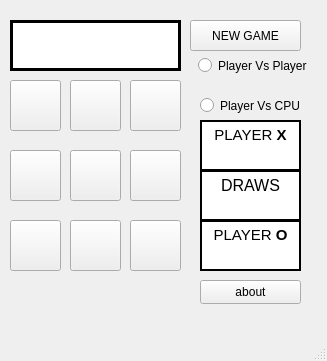
<?xml version="1.0" encoding="UTF-8"?>
<ui version="4.0">
 <class>MainWindow</class>
 <widget class="QMainWindow" name="MainWindow">
  <property name="geometry">
   <rect>
    <x>0</x>
    <y>0</y>
    <width>327</width>
    <height>361</height>
   </rect>
  </property>
  <property name="windowTitle">
   <string>MainWindow</string>
  </property>
  <widget class="QWidget" name="centralwidget">
   <widget class="QPushButton" name="btn_1">
    <property name="geometry">
     <rect>
      <x>10</x>
      <y>80</y>
      <width>51</width>
      <height>51</height>
     </rect>
    </property>
    <property name="sizePolicy">
     <sizepolicy hsizetype="Expanding" vsizetype="Expanding">
      <horstretch>0</horstretch>
      <verstretch>0</verstretch>
     </sizepolicy>
    </property>
    <property name="font">
     <font>
      <pointsize>30</pointsize>
      <bold>true</bold>
     </font>
    </property>
    <property name="text">
     <string/>
    </property>
   </widget>
   <widget class="QPushButton" name="btn_2">
    <property name="geometry">
     <rect>
      <x>70</x>
      <y>80</y>
      <width>51</width>
      <height>51</height>
     </rect>
    </property>
    <property name="sizePolicy">
     <sizepolicy hsizetype="Expanding" vsizetype="Expanding">
      <horstretch>0</horstretch>
      <verstretch>0</verstretch>
     </sizepolicy>
    </property>
    <property name="font">
     <font>
      <pointsize>30</pointsize>
      <bold>true</bold>
     </font>
    </property>
    <property name="text">
     <string/>
    </property>
   </widget>
   <widget class="QPushButton" name="btn_3">
    <property name="geometry">
     <rect>
      <x>130</x>
      <y>80</y>
      <width>51</width>
      <height>51</height>
     </rect>
    </property>
    <property name="sizePolicy">
     <sizepolicy hsizetype="Expanding" vsizetype="Expanding">
      <horstretch>0</horstretch>
      <verstretch>0</verstretch>
     </sizepolicy>
    </property>
    <property name="font">
     <font>
      <pointsize>30</pointsize>
      <bold>true</bold>
     </font>
    </property>
    <property name="text">
     <string/>
    </property>
   </widget>
   <widget class="QPushButton" name="btn_4">
    <property name="geometry">
     <rect>
      <x>10</x>
      <y>150</y>
      <width>51</width>
      <height>51</height>
     </rect>
    </property>
    <property name="sizePolicy">
     <sizepolicy hsizetype="Expanding" vsizetype="Expanding">
      <horstretch>0</horstretch>
      <verstretch>0</verstretch>
     </sizepolicy>
    </property>
    <property name="font">
     <font>
      <pointsize>30</pointsize>
      <bold>true</bold>
     </font>
    </property>
    <property name="text">
     <string/>
    </property>
   </widget>
   <widget class="QPushButton" name="btn_5">
    <property name="geometry">
     <rect>
      <x>70</x>
      <y>150</y>
      <width>51</width>
      <height>51</height>
     </rect>
    </property>
    <property name="sizePolicy">
     <sizepolicy hsizetype="Expanding" vsizetype="Expanding">
      <horstretch>0</horstretch>
      <verstretch>0</verstretch>
     </sizepolicy>
    </property>
    <property name="font">
     <font>
      <pointsize>30</pointsize>
      <bold>true</bold>
     </font>
    </property>
    <property name="text">
     <string/>
    </property>
   </widget>
   <widget class="QPushButton" name="btn_6">
    <property name="geometry">
     <rect>
      <x>130</x>
      <y>150</y>
      <width>51</width>
      <height>51</height>
     </rect>
    </property>
    <property name="sizePolicy">
     <sizepolicy hsizetype="Expanding" vsizetype="Expanding">
      <horstretch>0</horstretch>
      <verstretch>0</verstretch>
     </sizepolicy>
    </property>
    <property name="font">
     <font>
      <pointsize>30</pointsize>
      <bold>true</bold>
     </font>
    </property>
    <property name="text">
     <string/>
    </property>
   </widget>
   <widget class="QPushButton" name="btn_7">
    <property name="geometry">
     <rect>
      <x>10</x>
      <y>220</y>
      <width>51</width>
      <height>51</height>
     </rect>
    </property>
    <property name="sizePolicy">
     <sizepolicy hsizetype="Expanding" vsizetype="Expanding">
      <horstretch>0</horstretch>
      <verstretch>0</verstretch>
     </sizepolicy>
    </property>
    <property name="font">
     <font>
      <pointsize>30</pointsize>
      <bold>true</bold>
     </font>
    </property>
    <property name="text">
     <string/>
    </property>
   </widget>
   <widget class="QPushButton" name="btn_8">
    <property name="geometry">
     <rect>
      <x>70</x>
      <y>220</y>
      <width>51</width>
      <height>51</height>
     </rect>
    </property>
    <property name="sizePolicy">
     <sizepolicy hsizetype="Expanding" vsizetype="Expanding">
      <horstretch>0</horstretch>
      <verstretch>0</verstretch>
     </sizepolicy>
    </property>
    <property name="font">
     <font>
      <pointsize>30</pointsize>
      <bold>true</bold>
     </font>
    </property>
    <property name="text">
     <string/>
    </property>
   </widget>
   <widget class="QPushButton" name="btn_9">
    <property name="geometry">
     <rect>
      <x>130</x>
      <y>220</y>
      <width>51</width>
      <height>51</height>
     </rect>
    </property>
    <property name="sizePolicy">
     <sizepolicy hsizetype="Expanding" vsizetype="Expanding">
      <horstretch>0</horstretch>
      <verstretch>0</verstretch>
     </sizepolicy>
    </property>
    <property name="font">
     <font>
      <pointsize>30</pointsize>
      <bold>true</bold>
     </font>
    </property>
    <property name="text">
     <string/>
    </property>
   </widget>
   <widget class="QPushButton" name="new_game">
    <property name="geometry">
     <rect>
      <x>190</x>
      <y>20</y>
      <width>111</width>
      <height>31</height>
     </rect>
    </property>
    <property name="sizePolicy">
     <sizepolicy hsizetype="Expanding" vsizetype="Expanding">
      <horstretch>0</horstretch>
      <verstretch>0</verstretch>
     </sizepolicy>
    </property>
    <property name="text">
     <string>NEW GAME</string>
    </property>
   </widget>
   <widget class="QTextEdit" name="turn">
    <property name="geometry">
     <rect>
      <x>10</x>
      <y>20</y>
      <width>171</width>
      <height>51</height>
     </rect>
    </property>
    <property name="sizePolicy">
     <sizepolicy hsizetype="Expanding" vsizetype="Expanding">
      <horstretch>0</horstretch>
      <verstretch>0</verstretch>
     </sizepolicy>
    </property>
    <property name="frameShape">
     <enum>QFrame::Box</enum>
    </property>
    <property name="frameShadow">
     <enum>QFrame::Plain</enum>
    </property>
    <property name="lineWidth">
     <number>3</number>
    </property>
   </widget>
   <widget class="QTextEdit" name="x_board">
    <property name="geometry">
     <rect>
      <x>200</x>
      <y>120</y>
      <width>101</width>
      <height>51</height>
     </rect>
    </property>
    <property name="sizePolicy">
     <sizepolicy hsizetype="Expanding" vsizetype="Expanding">
      <horstretch>0</horstretch>
      <verstretch>0</verstretch>
     </sizepolicy>
    </property>
    <property name="frameShape">
     <enum>QFrame::Panel</enum>
    </property>
    <property name="frameShadow">
     <enum>QFrame::Plain</enum>
    </property>
    <property name="lineWidth">
     <number>2</number>
    </property>
    <property name="html">
     <string>&lt;!DOCTYPE HTML PUBLIC &quot;-//W3C//DTD HTML 4.0//EN&quot; &quot;http://www.w3.org/TR/REC-html40/strict.dtd&quot;&gt;
&lt;html&gt;&lt;head&gt;&lt;meta name=&quot;qrichtext&quot; content=&quot;1&quot; /&gt;&lt;meta charset=&quot;utf-8&quot; /&gt;&lt;style type=&quot;text/css&quot;&gt;
p, li { white-space: pre-wrap; }
hr { height: 1px; border-width: 0; }
li.unchecked::marker { content: &quot;\2610&quot;; }
li.checked::marker { content: &quot;\2612&quot;; }
&lt;/style&gt;&lt;/head&gt;&lt;body style=&quot; font-family:'Segoe UI'; font-size:9pt; font-weight:400; font-style:normal;&quot;&gt;
&lt;p align=&quot;center&quot; style=&quot; margin-top:0px; margin-bottom:0px; margin-left:0px; margin-right:0px; -qt-block-indent:0; text-indent:0px;&quot;&gt;&lt;span style=&quot; font-size:11pt;&quot;&gt;PLAYER &lt;/span&gt;&lt;span style=&quot; font-size:11pt; font-weight:700;&quot;&gt;X&lt;/span&gt;&lt;/p&gt;
&lt;p style=&quot;-qt-paragraph-type:empty; margin-top:0px; margin-bottom:0px; margin-left:0px; margin-right:0px; -qt-block-indent:0; text-indent:0px;&quot;&gt;&lt;br /&gt;&lt;/p&gt;&lt;/body&gt;&lt;/html&gt;</string>
    </property>
   </widget>
   <widget class="QTextEdit" name="draw">
    <property name="geometry">
     <rect>
      <x>200</x>
      <y>170</y>
      <width>101</width>
      <height>51</height>
     </rect>
    </property>
    <property name="sizePolicy">
     <sizepolicy hsizetype="Expanding" vsizetype="Expanding">
      <horstretch>0</horstretch>
      <verstretch>0</verstretch>
     </sizepolicy>
    </property>
    <property name="frameShape">
     <enum>QFrame::Panel</enum>
    </property>
    <property name="frameShadow">
     <enum>QFrame::Plain</enum>
    </property>
    <property name="lineWidth">
     <number>2</number>
    </property>
    <property name="html">
     <string>&lt;!DOCTYPE HTML PUBLIC &quot;-//W3C//DTD HTML 4.0//EN&quot; &quot;http://www.w3.org/TR/REC-html40/strict.dtd&quot;&gt;
&lt;html&gt;&lt;head&gt;&lt;meta name=&quot;qrichtext&quot; content=&quot;1&quot; /&gt;&lt;meta charset=&quot;utf-8&quot; /&gt;&lt;style type=&quot;text/css&quot;&gt;
p, li { white-space: pre-wrap; }
hr { height: 1px; border-width: 0; }
li.unchecked::marker { content: &quot;\2610&quot;; }
li.checked::marker { content: &quot;\2612&quot;; }
&lt;/style&gt;&lt;/head&gt;&lt;body style=&quot; font-family:'Segoe UI'; font-size:9pt; font-weight:400; font-style:normal;&quot;&gt;
&lt;p align=&quot;center&quot; style=&quot; margin-top:0px; margin-bottom:0px; margin-left:0px; margin-right:0px; -qt-block-indent:0; text-indent:0px;&quot;&gt;&lt;span style=&quot; font-size:12pt;&quot;&gt;DRAWS&lt;/span&gt;&lt;/p&gt;&lt;/body&gt;&lt;/html&gt;</string>
    </property>
   </widget>
   <widget class="QTextEdit" name="o_board">
    <property name="geometry">
     <rect>
      <x>200</x>
      <y>220</y>
      <width>101</width>
      <height>51</height>
     </rect>
    </property>
    <property name="sizePolicy">
     <sizepolicy hsizetype="Expanding" vsizetype="Expanding">
      <horstretch>0</horstretch>
      <verstretch>0</verstretch>
     </sizepolicy>
    </property>
    <property name="frameShape">
     <enum>QFrame::Panel</enum>
    </property>
    <property name="frameShadow">
     <enum>QFrame::Plain</enum>
    </property>
    <property name="lineWidth">
     <number>2</number>
    </property>
    <property name="html">
     <string>&lt;!DOCTYPE HTML PUBLIC &quot;-//W3C//DTD HTML 4.0//EN&quot; &quot;http://www.w3.org/TR/REC-html40/strict.dtd&quot;&gt;
&lt;html&gt;&lt;head&gt;&lt;meta name=&quot;qrichtext&quot; content=&quot;1&quot; /&gt;&lt;meta charset=&quot;utf-8&quot; /&gt;&lt;style type=&quot;text/css&quot;&gt;
p, li { white-space: pre-wrap; }
hr { height: 1px; border-width: 0; }
li.unchecked::marker { content: &quot;\2610&quot;; }
li.checked::marker { content: &quot;\2612&quot;; }
&lt;/style&gt;&lt;/head&gt;&lt;body style=&quot; font-family:'Segoe UI'; font-size:9pt; font-weight:400; font-style:normal;&quot;&gt;
&lt;p align=&quot;center&quot; style=&quot; margin-top:0px; margin-bottom:0px; margin-left:0px; margin-right:0px; -qt-block-indent:0; text-indent:0px;&quot;&gt;&lt;span style=&quot; font-size:11pt;&quot;&gt;PLAYER &lt;/span&gt;&lt;span style=&quot; font-size:11pt; font-weight:700;&quot;&gt;O&lt;/span&gt;&lt;/p&gt;
&lt;p align=&quot;center&quot; style=&quot;-qt-paragraph-type:empty; margin-top:0px; margin-bottom:0px; margin-left:0px; margin-right:0px; -qt-block-indent:0; text-indent:0px;&quot;&gt;&lt;br /&gt;&lt;/p&gt;&lt;/body&gt;&lt;/html&gt;</string>
    </property>
   </widget>
   <widget class="QRadioButton" name="pvp">
    <property name="geometry">
     <rect>
      <x>198</x>
      <y>50</y>
      <width>111</width>
      <height>31</height>
     </rect>
    </property>
    <property name="sizePolicy">
     <sizepolicy hsizetype="Expanding" vsizetype="Expanding">
      <horstretch>0</horstretch>
      <verstretch>0</verstretch>
     </sizepolicy>
    </property>
    <property name="text">
     <string>Player Vs Player</string>
    </property>
   </widget>
   <widget class="QRadioButton" name="pvc">
    <property name="geometry">
     <rect>
      <x>200</x>
      <y>90</y>
      <width>111</width>
      <height>31</height>
     </rect>
    </property>
    <property name="sizePolicy">
     <sizepolicy hsizetype="Expanding" vsizetype="Expanding">
      <horstretch>0</horstretch>
      <verstretch>0</verstretch>
     </sizepolicy>
    </property>
    <property name="text">
     <string>Player Vs CPU</string>
    </property>
   </widget>
   <widget class="QPushButton" name="about">
    <property name="geometry">
     <rect>
      <x>200</x>
      <y>280</y>
      <width>101</width>
      <height>24</height>
     </rect>
    </property>
    <property name="text">
     <string>about</string>
    </property>
   </widget>
  </widget>
  <widget class="QMenuBar" name="menubar">
   <property name="geometry">
    <rect>
     <x>0</x>
     <y>0</y>
     <width>327</width>
     <height>22</height>
    </rect>
   </property>
  </widget>
  <widget class="QStatusBar" name="statusbar"/>
 </widget>
 <resources/>
 <connections/>
</ui>
